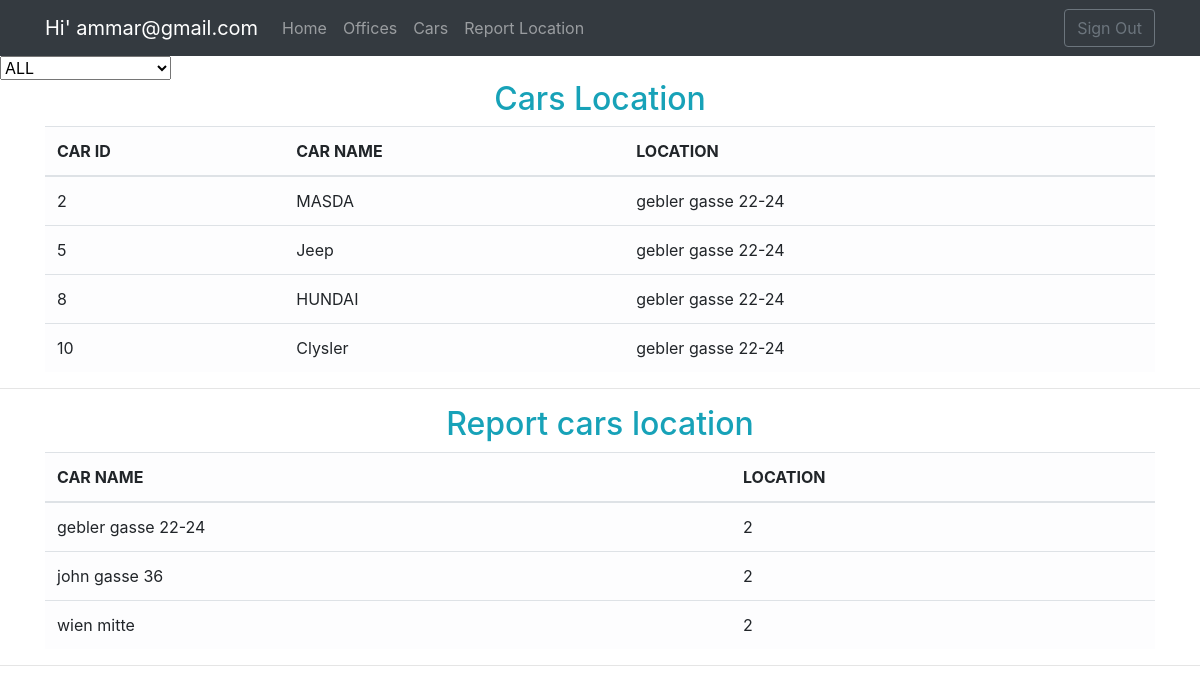
The page /cars_location.php?select=gebler gasse 22-24 (signed in) on the database its author committed.
### tables this page shows
CREATE TABLE `user` (
  `user_id` int(11) NOT NULL,
  `userName` varchar(50) DEFAULT NULL,
  `userEmail` varchar(50) DEFAULT NULL,
  `userPass` varchar(255) DEFAULT NULL
);

CREATE TABLE `cars` (
  `car_id` int(11) NOT NULL,
  `name` varchar(40) DEFAULT NULL,
  `type` varchar(40) DEFAULT NULL,
  `status` enum('available','reserved') DEFAULT NULL,
  `module` varchar(40) DEFAULT NULL,
  `color` varchar(20) DEFAULT NULL,
  `location` varchar(100) NOT NULL,
  `fk_agency_id` int(11) DEFAULT NULL
);

### cars_location.php (the view, shortened to what this page needs)
<?php
require_once 'dbconnect.php';
$res=mysqli_query($conn, "SELECT * FROM `user` WHERE user_id=".$_SESSION['user']);
$userRow=mysqli_fetch_array($res, MYSQLI_ASSOC);
    if(isset ($_GET['select']) ){
        $filter = "WHERE cars.location = '$_GET[select]'";
    }
    $cars = "SELECT cars.car_id, cars.name ,cars.location FROM cars $filter";
    ?>
    <!DOCTYPE html>
    <html>
    <head>
        <link rel="stylesheet" href="https://maxcdn.bootstrapcdn.com/bootstrap/4.0.0/css/bootstrap.min.css">
        <link rel="stylesheet" href="https://use.fontawesome.com/releases/v5.0.12/css/all.css">
        <link rel="stylesheet" href="https://use.fontawesome.com/releases/v5.0.13/css/all.css">
    </head>
    <body>
        <nav class="navbar navbar-expand-lg navbar-dark bg-dark" role="navigation">
            <div class="container">
                <a class="navbar-brand" href="#">Hi' <?php echo $userRow['userEmail']; ?></a>
                   <div class="collapse navbar-collapse" id="exCollapsingNavbar">
            <ul class="nav navbar-nav">
                <li class="nav-item"><a href="home.php" class="nav-link">Home</a></li>
                <li class="nav-item"><a href="office_list.php" class="nav-link">Offices</a></li>
                <li class="nav-item"><a href="cars_list.php" class="nav-link">Cars</a></li>
                <li class="nav-item"><a href="cars_location.php" class="nav-link">Report Location</a></li>
            </ul>
                <ul class="nav navbar-nav flex-row justify-content-between ml-auto">
                    <a href="logout.php?logout">
                        <button type="button" id="dropdownMenu1" class="btn btn-outline-secondary">Sign Out</button>
                    </a>
                </ul>
            </div>
            </div>
        </nav>
<form method="get" name="filter" action='<?php echo $_SERVER['PHP_SELF']; ?>'>
    <select id="demo" name="select" onchange="this.form.submit()">
         <option value="">ALL</option>
    </select>
</form>
        <?php
			$result = mysqli_query($conn,$cars);
           if ($result->num_rows > 0) {
	 echo"	<div class ='container'>
	 <h2 class='text-info text-center'>Cars Location</h2>
		    <table class='table table-light'>
			  <thead>
			    <tr>
			      <th scope='col'>CAR ID</th>
			      <th scope='col'>CAR NAME</th>
			      <th scope='col'>LOCATION</th>
			    </tr>
			  </thead>";
		    while($row = mysqli_fetch_array($result)) {
echo"<tr><td>{$row['car_id']}</td><td>{$row['name']}</td><td>{$row['location']}</td></tr>";
		}
		echo "</table></div><hr>";
		} else {
		    echo "0 results";
		}
       $query = "SELECT customer.location, count(customer.location) as 'num' FROM customer GROUP BY customer.location";
       $result = mysqli_query($conn,$query);
       if ($result->num_rows > 0) {
     echo"  <div class ='container'>
     <h2 class='text-info text-center'>Report cars location</h2>
            <table class='table table-light'>
              <thead>
                <tr>
                  <th scope='col'>CAR NAME</th>
                  <th scope='col'>LOCATION</th>
                </tr>
              </thead>";
            while($row = mysqli_fetch_array($result)) {
echo"<tr><td>{$row['location']}</td><td>{$row['num']}</td></tr>";
        }
        echo "</table></div><hr>";
        } else {
            echo "0 results";
        }
?>
    </body>
    </html>

### rows shown on the page
user: userEmail "ammar@gmail.com"
cars: car_id "2", name "MASDA", location "gebler gasse 22-24"
cars: car_id "5", name "Jeep", location "gebler gasse 22-24"
cars: car_id "8", name "HUNDAI", location "gebler gasse 22-24"
cars: car_id "10", name "Clysler", location "gebler gasse 22-24"

### other values the page prints
$row['location'] "gebler gasse 22-24"
$row['num'] "2"
$row['location'] "john gasse 36"
$row['location'] "wien mitte"
